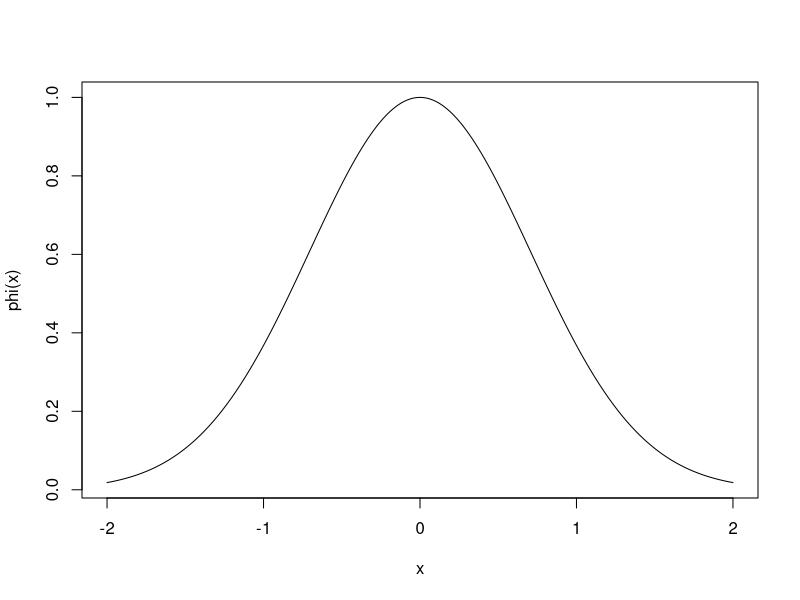
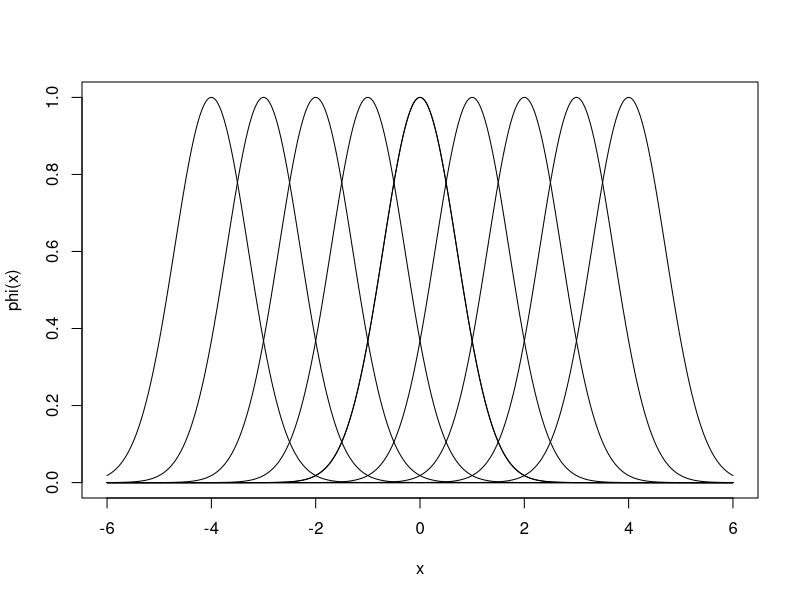
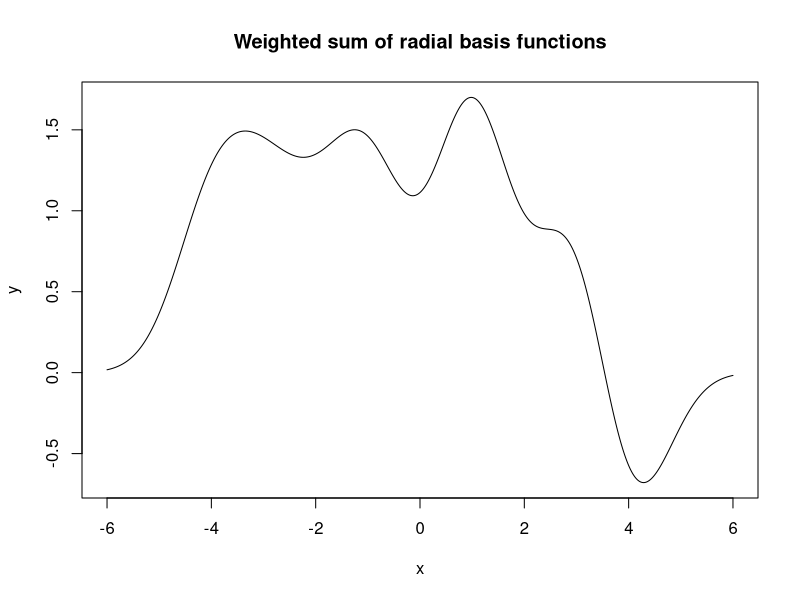
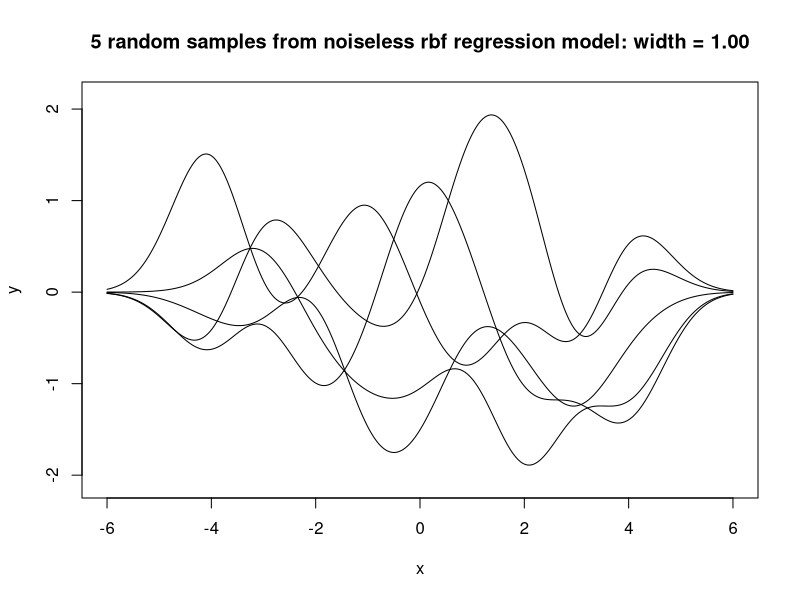

Generate these figures, in order, with R:
# Some commands and functions for drawing and plotting random samples from 
# Gaussian radial basis function regression models.

# A Gaussian radial basis function.
phi <- function(x, center=0, width=1){

	y <- exp(-(x-center)^2/width) 

	return(y)
}

# Let's look at a example radial basis function.
x <- seq(-2, 2, length.out=1000)

plot(x, phi(x),
     type='l',
     xlab='x', 
     ylab='phi(x)')


# Now let's look at a few rbf's evenly spaced over an interval
x <- seq(-6, 6, length.out=1000)
plot(x, phi(x),
     type='l',
     xlab='x', 
     ylab='phi(x)')

for (mu in seq(-4, 4)) {lines(x, phi(x, center=mu))}

# A function to evaluate a set of radial basis functions with centers = centers.
Phi <- function(x, centers, width=1.0) {
 
  N <- length(x)
  K <- length(centers)
 
  basisfunctions.output <- matrix(0, nrow=K, ncol=N)
  
  for (k in 1:K) {
    basisfunctions.output[k,] <- phi(x, centers[k], width)
  }
  
  return(basisfunctions.output)
  
}

# Plot a (random) weighted sum of K radial basis functions
x <- seq(-6, 6, length.out=1000)
centers <- seq(-4, 4)
basisfunctions.output <- Phi(x, centers=centers)

w <- rnorm(length(centers))
y <- w %*% basisfunctions.output
plot(x, y, xlab='x', ylab='y', type='l', main='Weighted sum of radial basis functions')

rbf.prior.samples <- function(x, centers, width, n.samples=5, ylims=NULL) {
  
  basisfunctions.output <- Phi(x, centers=centers, width=width)
  
  y <- matrix(0, nrow=n.samples, ncol=length(x))
  
  for (i in seq(n.samples)) {
    w <- rnorm(length(centers))
    y[i,] <- w %*% basisfunctions.output
    
  }
  
  if (is.null(ylims)) {
    # Try to get good limits for y-axis
    y.range.length <- max(y) - min(y)
    y.center <- min(y) + y.range.length/2
    ylims <- y.center + c(-1, 1) * y.range.length/2 * 1.1 
  }
  
  
  # Set up empty plot
  main.title = sprintf('%d random samples from noiseless rbf regression model: width = %2.2f', n.samples, width)
  plot(1, 1, xlab='x', ylab='y', type='n', xlim=range(x), ylim=ylims, main=main.title)
  
  for (i in seq(n.samples)) {
    lines(x, y[i,], type='l')
  }
}

rbf.prior.samples(x, centers = centers, width = 1)